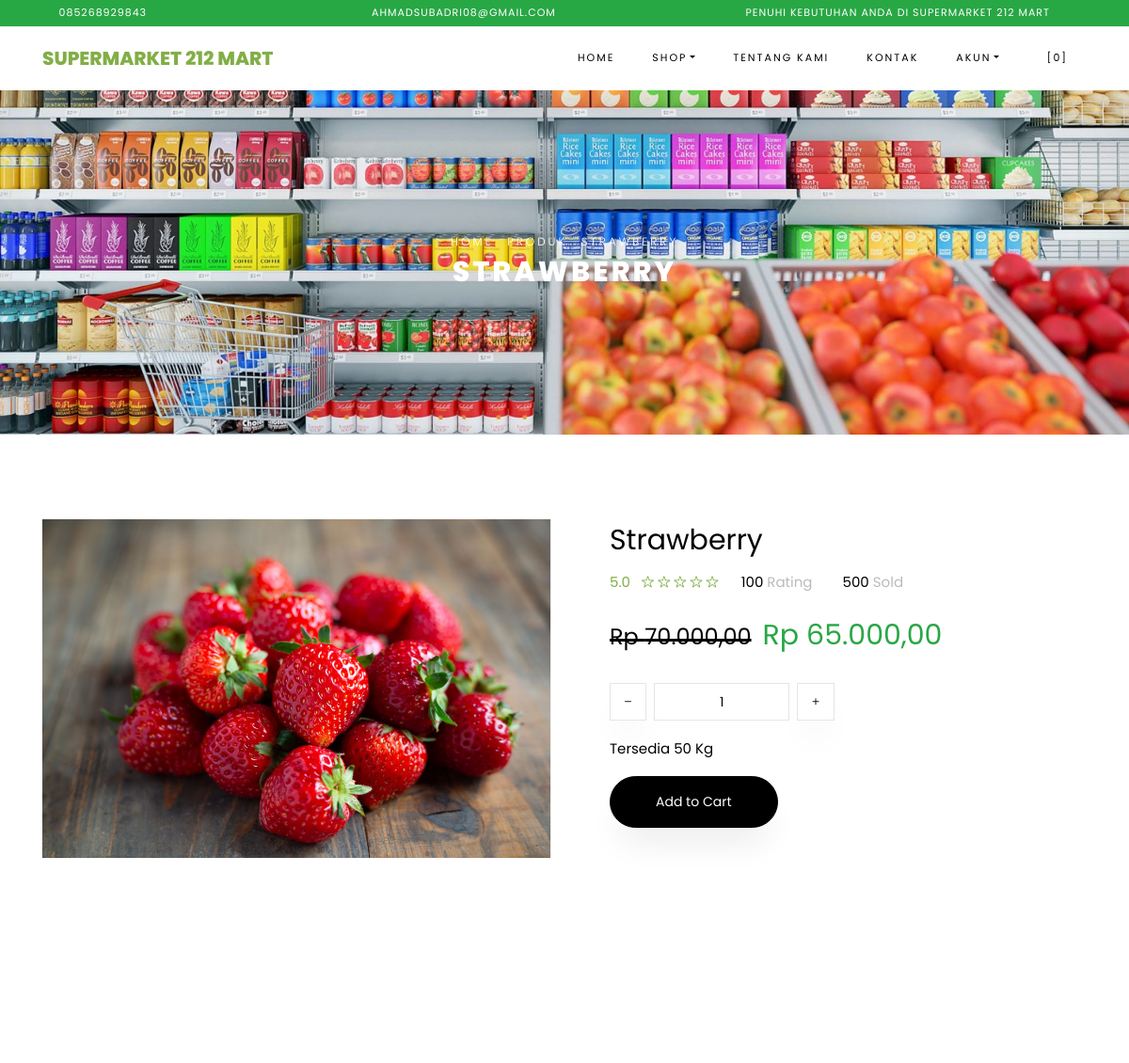
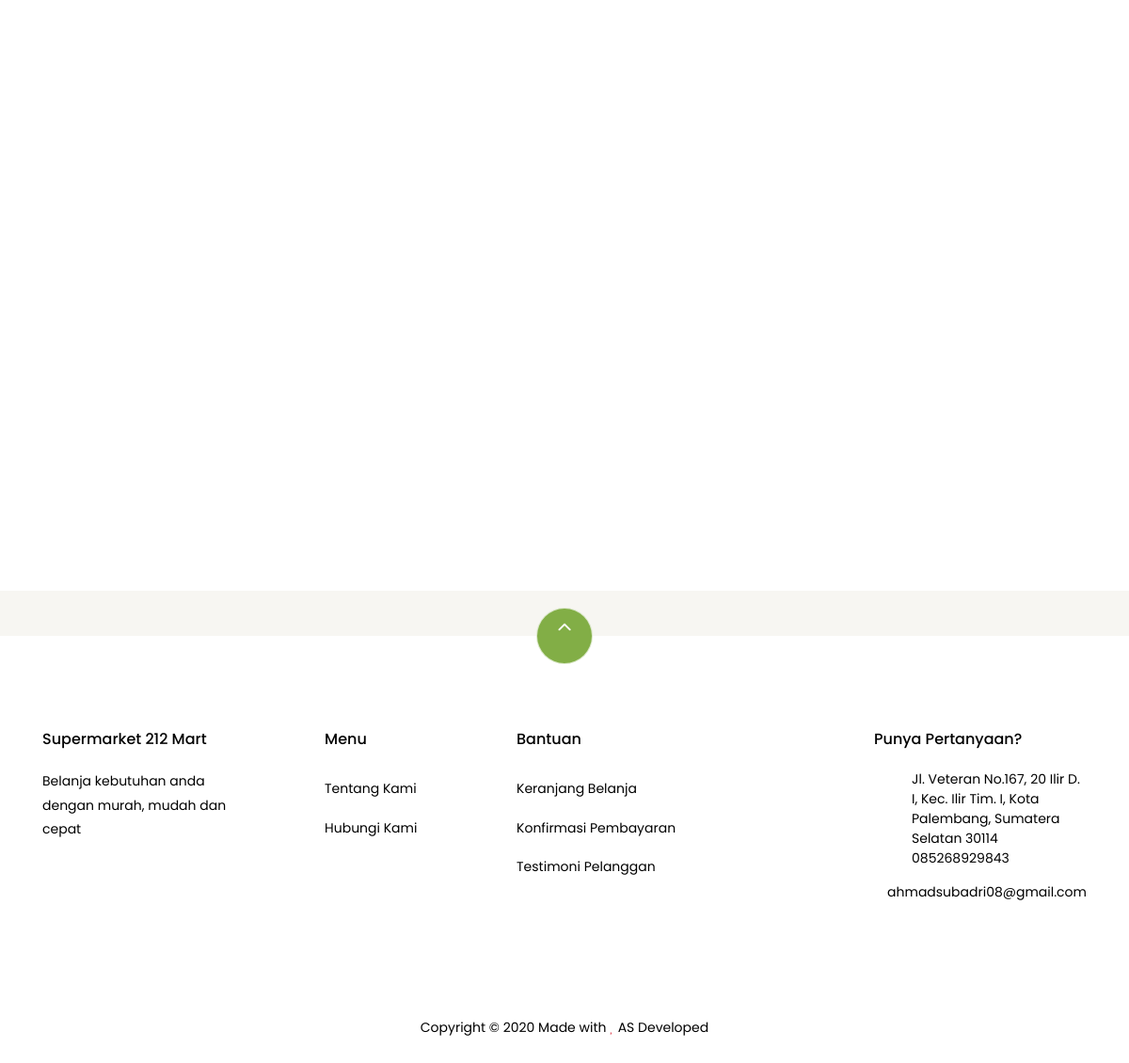
The page /index.php/shop/product/1/SB750372/ on the database its author committed (2 pictures, top to bottom).
### tables this page shows
CREATE TABLE `settings` (
  `id` int(10) NOT NULL,
  `key` varchar(32) NOT NULL,
  `content` varchar(191) NOT NULL
);

CREATE TABLE `products` (
  `id` bigint(20) NOT NULL,
  `category_id` int(10) DEFAULT NULL,
  `sku` varchar(32) DEFAULT NULL,
  `name` varchar(191) NOT NULL,
  `description` varchar(191) DEFAULT NULL,
  `picture_name` varchar(191) DEFAULT NULL,
  `price` decimal(8,2) NOT NULL,
  `current_discount` decimal(8,2) DEFAULT '0.00',
  `stock` int(10) NOT NULL,
  `product_unit` varchar(32) DEFAULT NULL,
  `is_available` tinyint(1) DEFAULT '1',
  `add_date` datetime DEFAULT NULL
);

### application/views/themes/vegefoods/shop/view_single_product.php (the view, shortened to what the rows shown need)
<div class="hero-wrap hero-bread" style="background-image: url('<?php echo get_theme_uri('images/bg_1.jpg'); ?>');">
    <div class="container">
      <div class="row no-gutters slider-text align-items-center justify-content-center">
        <div class="col-md-9 ftco-animate text-center">
            <p class="breadcrumbs"><span class="mr-2"><?php echo anchor(base_url(), 'Home'); ?></span>
            <span class="mr-2"><?php echo anchor('browse', 'Produk'); ?></span>
            <span><?php echo $product->name; ?></span></p>
          <h1 class="mb-0 bread"><?php echo $product->name; ?></h1>
        </div>
      </div>
    </div>
  </div>
  <section class="ftco-section">
      <div class="container">
          <div class="row">
              <div class="col-lg-6 mb-5 ftco-animate">
                  <a href="<?php echo base_url('assets/uploads/products/'. $product->picture_name); ?>" class="image-popup"><img src="<?php echo base_url('assets/uploads/products/'. $product->picture_name); ?>" class="img-fluid" alt="<?php echo $product->name; ?>"></a>
              </div>
              <div class="col-lg-6 product-details pl-md-5 ftco-animate">
                  <h3><?php echo $product->name; ?></h3>
                  <div class="rating d-flex">
                          <p class="text-left mr-4">
                              <a href="#" class="mr-2">5.0</a>
                              <a href="#"><span class="ion-ios-star-outline"></span></a>
                              <a href="#"><span class="ion-ios-star-outline"></span></a>
                              <a href="#"><span class="ion-ios-star-outline"></span></a>
                              <a href="#"><span class="ion-ios-star-outline"></span></a>
                              <a href="#"><span class="ion-ios-star-outline"></span></a>
                          </p>
                          <p class="text-left mr-4">
                              <a href="#" class="mr-2" style="color: #000;">100 <span style="color: #bbb;">Rating</span></a>
                          </p>
                          <p class="text-left">
                              <a href="#" class="mr-2" style="color: #000;">500 <span style="color: #bbb;">Sold</span></a>
                          </p>
                      </div>
                  <p class="price">
                      <?php if ($product->current_discount > 0) : ?>
                        <span class="mr-2 price-dc"><strike><small>Rp <?php echo format_rupiah($product->price); ?></small></strike></span>
                        <span class="price-sale text-success">Rp <?php echo format_rupiah($product->price - $product->current_discount); ?></span>
                      <?php else : ?>
                      <span>Rp <?php echo format_rupiah($product->price); ?></span>
                      <?php endif; ?>
                    </p>
                      <div class="row mt-4">
                          <div class="input-group col-md-6 d-flex mb-3">
                   <span class="input-group-btn mr-2">
                      <button type="button" class="quantity-left-minus btn"  data-type="minus" data-field="">
                     <i class="ion-ios-remove"></i>
                      </button>
                      </span>
                   <input type="text" id="quantity" name="quantity" class="form-control input-number" value="1" min="1" max="100">
                   <span class="input-group-btn ml-2">
                      <button type="button" class="quantity-right-plus btn" data-type="plus" data-field="">
                       <i class="ion-ios-add"></i>
                   </button>
                   </span>
                </div>
                <div class="col-md-12">
                    <p style="color: #000;">Tersedia <?php echo $product->stock; ?> <?php echo $product->product_unit; ?></p>
                </div>
            </div>
            <p><a href="#" class="btn btn-black btn-sm py-3 px-5 add-cart cart-btn" data-sku="<?php echo $product->sku; ?>" data-name="<?php echo $product->name; ?>" data-price="<?php echo ($product->current_discount > 0) ? ($product->price - $product->current_discount) : $product->price; ?>" data-id="<?php echo $product->id; ?>">Add to Cart</a></p>
              </div>
          </div>
      </div>
  </section>
  <section class="ftco-section">
      <div class="container">
              <div class="row justify-content-center mb-3 pb-3">
      </div>
      </div>
      <div class="container">
          <div class="row">
          </div>
      </div>
  </section>

### application/views/themes/vegefoods/header.php (shortened to what the rows shown need)
?><!DOCTYPE html>
<html lang="en">
  <head>
    <link rel="stylesheet" href="<?php echo get_theme_uri('css/open-iconic-bootstrap.min.css'); ?>">
    <link rel="stylesheet" href="<?php echo get_theme_uri('css/animate.css'); ?>">
    <link rel="stylesheet" href="<?php echo get_theme_uri('css/owl.carousel.min.css'); ?>">
    <link rel="stylesheet" href="<?php echo get_theme_uri('css/owl.theme.default.min.css'); ?>">
    <link rel="stylesheet" href="<?php echo get_theme_uri('css/magnific-popup.css'); ?>">
    <link rel="stylesheet" href="<?php echo get_theme_uri('css/aos.css'); ?>">
	<link rel="stylesheet" href="<?php echo get_theme_uri('css/ionicons.min.css'); ?>">
	<link rel="stylesheet" href="<?php echo get_theme_uri('js/plugins/@fortawesome/fontawesome-free/css/all.min.css', 'argon'); ?>">
    <link rel="stylesheet" href="<?php echo get_theme_uri('css/bootstrap-datepicker.css'); ?>">
    <link rel="stylesheet" href="<?php echo get_theme_uri('css/jquery.timepicker.css'); ?>">
    <link rel="stylesheet" href="<?php echo get_theme_uri('css/flaticon.css'); ?>">
    <link rel="stylesheet" href="<?php echo get_theme_uri('css/icomoon.css'); ?>">
	<link rel="stylesheet" href="<?php echo get_theme_uri('css/style.css'); ?>">
	<link rel="stylesheet" href="<?php echo base_url('assets/plugins/toastr/toastr.min.css'); ?>">
  </head>
  <body class="goto-here">
		<div class="py-1 bg-success">
    	<div class="container">
    		<div class="row no-gutters d-flex align-items-start align-items-center px-md-0">
	    		<div class="col-lg-12 d-block">
		    		<div class="row d-flex">
		    			<div class="col-md pr-4 d-flex topper align-items-center">
					    	<div class="icon mr-2 d-flex justify-content-center align-items-center"><span class="icon-phone2"></span></div>
						    <span class="text"><?php echo get_settings('store_phone_number'); ?></span>
					    </div>
					    <div class="col-md pr-4 d-flex topper align-items-center">
					    	<div class="icon mr-2 d-flex justify-content-center align-items-center"><span class="icon-paper-plane"></span></div>
						    <span class="text"><?php echo get_settings('store_email'); ?></span>
					    </div>
					    <div class="col-md-5 pr-4 d-flex topper align-items-center text-lg-right">
						    <span class="text"><?php echo get_settings('store_tagline'); ?></span>
					    </div>
				    </div>
			    </div>
		    </div>
		  </div>
    </div>
    <nav class="navbar navbar-expand-lg navbar-dark ftco_navbar bg-dark ftco-navbar-light" id="ftco-navbar">
	    <div class="container">
	      <a class="navbar-brand" href="<?php echo base_url(); ?>"><?php echo get_store_name(); ?></a>
	      <div class="collapse navbar-collapse" id="ftco-nav">
	        <ul class="navbar-nav ml-auto">
	          <li class="nav-item active"><a href="<?php echo base_url(); ?>" class="nav-link">Home</a></li>
	          <li class="nav-item dropdown">
              <a class="nav-link dropdown-toggle" href="#" id="dropdown04" data-toggle="dropdown" aria-haspopup="true" aria-expanded="false">Shop</a>
            </li>
	          <li class="nav-item"><a href="<?php echo site_url('pages/about'); ?>" class="nav-link">Tentang Kami</a></li>
              <li class="nav-item"><a href="<?php echo site_url('pages/contact'); ?>" class="nav-link">Kontak</a></li>
              <li class="nav-item dropdown">
              <a class="nav-link dropdown-toggle" href="#" id="dropdown05" data-toggle="dropdown" aria-haspopup="true" aria-expanded="false">Akun</a>
            </li>
	          <li class="nav-item cta cta-colored"><a href="<?php echo site_url('shop/cart'); ?>" class="nav-link"><span class="icon-shopping_cart"></span>[<span class="cart-item-total">0</span>]</a></li>
	        </ul>
	      </div>
	    </div>
	  </nav>

### application/views/themes/vegefoods/footer.php (shortened to what the rows shown need)
<section class="ftco-section ftco-no-pt ftco-no-pb py-5 bg-light">
    <div class="container py-4">
    </div>
  </section>
  <footer class="ftco-footer ftco-section">
    <div class="container">
        <div class="row">
            <div class="mouse">
                      <a href="#" class="mouse-icon">
                          <div class="mouse-wheel"><span class="ion-ios-arrow-up"></span></div>
                      </a>
                  </div>
        </div>
      <div class="row mb-5">
        <div class="col-md">
          <div class="ftco-footer-widget mb-4">
            <h2 class="ftco-heading-2"><?php echo get_store_name(); ?></h2>
            <p><?php echo get_settings('store_description'); ?></p>
            <ul class="ftco-footer-social list-unstyled float-md-left float-lft mt-5">
            </ul>
          </div>
        </div>
        <div class="col-md">
          <div class="ftco-footer-widget mb-4 ml-md-5">
            <h2 class="ftco-heading-2">Menu</h2>
            <ul class="list-unstyled">
              <li><a href="<?php echo site_url('pages/about'); ?>" class="py-2 d-block">Tentang Kami</a></li>
              <li><a href="<?php echo site_url('pages/contact'); ?>" class="py-2 d-block">Hubungi Kami</a></li>
            </ul>
          </div>
        </div>
        <div class="col-md-4">
           <div class="ftco-footer-widget mb-4">
            <h2 class="ftco-heading-2">Bantuan</h2>
            <div class="d-flex">
                <ul class="list-unstyled mr-l-5 pr-l-3 mr-4">
                  <li><a href="<?php echo site_url('shop/cart'); ?>" class="py-2 d-block">Keranjang Belanja</a></li>
                  <li><a href="<?php echo site_url('customer/payments/confirm'); ?>" class="py-2 d-block">Konfirmasi Pembayaran</a></li>
                  <li><a href="<?php echo site_url('shop/testimonial'); ?>" class="py-2 d-block">Testimoni Pelanggan</a></li>
                </ul>
              </div>
          </div>
        </div>
        <div class="col-md">
          <div class="ftco-footer-widget mb-4">
              <h2 class="ftco-heading-2">Punya Pertanyaan?</h2>
              <div class="block-23 mb-3">
                <ul>
                  <li><span class="icon icon-map-marker"></span><span class="text"><?php echo get_settings('store_address'); ?></span></li>
                  <li><a href="#"><span class="icon icon-phone"></span><span class="text"><?php echo get_settings('store_phone_number'); ?></span></a></li>
                  <li><a href="#"><span class="icon icon-envelope"></span><span class="text"><?php echo get_settings('store_email'); ?></span></a></li>
                </ul>
              </div>
          </div>
        </div>
      </div>
      <div class="row">
        <div class="col-md-12 text-center">
          <p>
                        Copyright &copy; <script>document.write(new Date().getFullYear());</script> Made with <i class="icon-heart text-danger" aria-hidden="true"></i> AS Developed
                      </p>
        </div>
      </div>
    </div>
  </footer>
</body>
</html>

### rows shown on the page
settings: content "085268929843"
settings: content "AHMADSUBADRI08@GMAIL.COM", content "ahmadsubadri08@gmail.com"
settings: content "PENUHI KEBUTUHAN ANDA DI SUPERMARKET 212 MART"
settings: content "SUPERMARKET 212 MART", content "Supermarket 212 Mart"
settings: content (picture)
products: name "STRAWBERRY", picture_name (picture), name "Strawberry", price "70.000,00", format_rupiah($product->price - $product->current_discount) "65.000,00", stock "50", product_unit "Kg"
settings: content "Belanja kebutuhan anda dengan murah, mudah dan cepat"
settings: content "Jl. Veteran No.167, 20 Ilir D. I, Kec. Ilir Tim. I, Kota Palembang, Sumatera Selatan 30114"

### other values the page prints
anchor(base_url(), 'Home') "HOME"
anchor('browse', 'Produk') "PRODUK"
